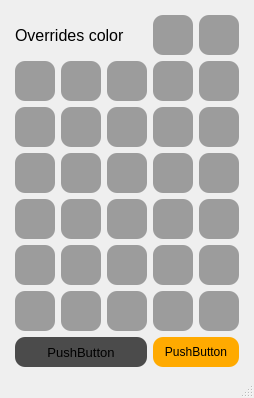
<?xml version="1.0" encoding="UTF-8"?>
<ui version="4.0">
 <class>MainWindow</class>
 <widget class="QMainWindow" name="MainWindow">
  <property name="geometry">
   <rect>
    <x>0</x>
    <y>0</y>
    <width>254</width>
    <height>398</height>
   </rect>
  </property>
  <property name="maximumSize">
   <size>
    <width>254</width>
    <height>398</height>
   </size>
  </property>
  <property name="windowTitle">
   <string>MainWindow</string>
  </property>
  <property name="styleSheet">
   <string notr="true">QPushButton{
	border-radius:10px;
}</string>
  </property>
  <widget class="QWidget" name="centralwidget">
   <layout class="QGridLayout" name="gridLayout">
    <item row="2" column="4">
     <widget class="QPushButton" name="color_6">
      <property name="minimumSize">
       <size>
        <width>40</width>
        <height>40</height>
       </size>
      </property>
      <property name="maximumSize">
       <size>
        <width>40</width>
        <height>40</height>
       </size>
      </property>
      <property name="sizeIncrement">
       <size>
        <width>0</width>
        <height>0</height>
       </size>
      </property>
      <property name="styleSheet">
       <string notr="true">background-color: rgb(156, 156, 156);</string>
      </property>
      <property name="text">
       <string/>
      </property>
     </widget>
    </item>
    <item row="0" column="5">
     <spacer name="verticalSpacer_2">
      <property name="orientation">
       <enum>Qt::Vertical</enum>
      </property>
      <property name="sizeHint" stdset="0">
       <size>
        <width>20</width>
        <height>40</height>
       </size>
      </property>
     </spacer>
    </item>
    <item row="3" column="5">
     <widget class="QPushButton" name="color_150">
      <property name="minimumSize">
       <size>
        <width>40</width>
        <height>40</height>
       </size>
      </property>
      <property name="maximumSize">
       <size>
        <width>40</width>
        <height>40</height>
       </size>
      </property>
      <property name="sizeIncrement">
       <size>
        <width>0</width>
        <height>0</height>
       </size>
      </property>
      <property name="styleSheet">
       <string notr="true">background-color: rgb(156, 156, 156);</string>
      </property>
      <property name="text">
       <string/>
      </property>
     </widget>
    </item>
    <item row="4" column="0">
     <spacer name="horizontalSpacer">
      <property name="orientation">
       <enum>Qt::Horizontal</enum>
      </property>
      <property name="sizeHint" stdset="0">
       <size>
        <width>40</width>
        <height>20</height>
       </size>
      </property>
     </spacer>
    </item>
    <item row="4" column="1">
     <widget class="QPushButton" name="color_160">
      <property name="minimumSize">
       <size>
        <width>40</width>
        <height>40</height>
       </size>
      </property>
      <property name="maximumSize">
       <size>
        <width>40</width>
        <height>40</height>
       </size>
      </property>
      <property name="sizeIncrement">
       <size>
        <width>0</width>
        <height>0</height>
       </size>
      </property>
      <property name="styleSheet">
       <string notr="true">background-color: rgb(156, 156, 156);</string>
      </property>
      <property name="text">
       <string/>
      </property>
     </widget>
    </item>
    <item row="3" column="4">
     <widget class="QPushButton" name="color_900">
      <property name="minimumSize">
       <size>
        <width>40</width>
        <height>40</height>
       </size>
      </property>
      <property name="maximumSize">
       <size>
        <width>40</width>
        <height>40</height>
       </size>
      </property>
      <property name="sizeIncrement">
       <size>
        <width>0</width>
        <height>0</height>
       </size>
      </property>
      <property name="styleSheet">
       <string notr="true">background-color: rgb(156, 156, 156);</string>
      </property>
      <property name="text">
       <string/>
      </property>
     </widget>
    </item>
    <item row="2" column="2">
     <widget class="QPushButton" name="color_4">
      <property name="minimumSize">
       <size>
        <width>40</width>
        <height>40</height>
       </size>
      </property>
      <property name="maximumSize">
       <size>
        <width>40</width>
        <height>40</height>
       </size>
      </property>
      <property name="sizeIncrement">
       <size>
        <width>0</width>
        <height>0</height>
       </size>
      </property>
      <property name="styleSheet">
       <string notr="true">background-color: rgb(156, 156, 156);</string>
      </property>
      <property name="text">
       <string/>
      </property>
     </widget>
    </item>
    <item row="1" column="4">
     <widget class="QPushButton" name="color_1">
      <property name="minimumSize">
       <size>
        <width>40</width>
        <height>40</height>
       </size>
      </property>
      <property name="maximumSize">
       <size>
        <width>40</width>
        <height>40</height>
       </size>
      </property>
      <property name="sizeIncrement">
       <size>
        <width>0</width>
        <height>0</height>
       </size>
      </property>
      <property name="styleSheet">
       <string notr="true">background-color: rgb(156, 156, 156);</string>
      </property>
      <property name="text">
       <string/>
      </property>
     </widget>
    </item>
    <item row="2" column="3">
     <widget class="QPushButton" name="color_5">
      <property name="minimumSize">
       <size>
        <width>40</width>
        <height>40</height>
       </size>
      </property>
      <property name="maximumSize">
       <size>
        <width>40</width>
        <height>40</height>
       </size>
      </property>
      <property name="sizeIncrement">
       <size>
        <width>0</width>
        <height>0</height>
       </size>
      </property>
      <property name="styleSheet">
       <string notr="true">background-color: rgb(156, 156, 156);</string>
      </property>
      <property name="text">
       <string/>
      </property>
     </widget>
    </item>
    <item row="1" column="1" colspan="3">
     <widget class="QLabel" name="label">
      <property name="sizeIncrement">
       <size>
        <width>0</width>
        <height>0</height>
       </size>
      </property>
      <property name="font">
       <font>
        <pointsize>12</pointsize>
       </font>
      </property>
      <property name="text">
       <string>Overrides color</string>
      </property>
     </widget>
    </item>
    <item row="2" column="1">
     <widget class="QPushButton" name="color_3">
      <property name="minimumSize">
       <size>
        <width>40</width>
        <height>40</height>
       </size>
      </property>
      <property name="maximumSize">
       <size>
        <width>40</width>
        <height>40</height>
       </size>
      </property>
      <property name="sizeIncrement">
       <size>
        <width>0</width>
        <height>0</height>
       </size>
      </property>
      <property name="styleSheet">
       <string notr="true">background-color: rgb(156, 156, 156);</string>
      </property>
      <property name="text">
       <string/>
      </property>
     </widget>
    </item>
    <item row="2" column="5">
     <widget class="QPushButton" name="color_7">
      <property name="minimumSize">
       <size>
        <width>40</width>
        <height>40</height>
       </size>
      </property>
      <property name="maximumSize">
       <size>
        <width>40</width>
        <height>40</height>
       </size>
      </property>
      <property name="sizeIncrement">
       <size>
        <width>0</width>
        <height>0</height>
       </size>
      </property>
      <property name="styleSheet">
       <string notr="true">background-color: rgb(156, 156, 156);</string>
      </property>
      <property name="text">
       <string/>
      </property>
     </widget>
    </item>
    <item row="3" column="1">
     <widget class="QPushButton" name="color_8">
      <property name="minimumSize">
       <size>
        <width>40</width>
        <height>40</height>
       </size>
      </property>
      <property name="maximumSize">
       <size>
        <width>40</width>
        <height>40</height>
       </size>
      </property>
      <property name="sizeIncrement">
       <size>
        <width>0</width>
        <height>0</height>
       </size>
      </property>
      <property name="styleSheet">
       <string notr="true">background-color: rgb(156, 156, 156);</string>
      </property>
      <property name="text">
       <string/>
      </property>
     </widget>
    </item>
    <item row="3" column="2">
     <widget class="QPushButton" name="color_700">
      <property name="minimumSize">
       <size>
        <width>40</width>
        <height>40</height>
       </size>
      </property>
      <property name="maximumSize">
       <size>
        <width>40</width>
        <height>40</height>
       </size>
      </property>
      <property name="sizeIncrement">
       <size>
        <width>0</width>
        <height>0</height>
       </size>
      </property>
      <property name="styleSheet">
       <string notr="true">background-color: rgb(156, 156, 156);</string>
      </property>
      <property name="text">
       <string/>
      </property>
     </widget>
    </item>
    <item row="3" column="3">
     <widget class="QPushButton" name="color_800">
      <property name="minimumSize">
       <size>
        <width>40</width>
        <height>40</height>
       </size>
      </property>
      <property name="maximumSize">
       <size>
        <width>40</width>
        <height>40</height>
       </size>
      </property>
      <property name="sizeIncrement">
       <size>
        <width>0</width>
        <height>0</height>
       </size>
      </property>
      <property name="styleSheet">
       <string notr="true">background-color: rgb(156, 156, 156);</string>
      </property>
      <property name="text">
       <string/>
      </property>
     </widget>
    </item>
    <item row="5" column="2">
     <widget class="QPushButton" name="color_170">
      <property name="minimumSize">
       <size>
        <width>40</width>
        <height>40</height>
       </size>
      </property>
      <property name="maximumSize">
       <size>
        <width>40</width>
        <height>40</height>
       </size>
      </property>
      <property name="sizeIncrement">
       <size>
        <width>0</width>
        <height>0</height>
       </size>
      </property>
      <property name="styleSheet">
       <string notr="true">background-color: rgb(156, 156, 156);</string>
      </property>
      <property name="text">
       <string/>
      </property>
     </widget>
    </item>
    <item row="4" column="4">
     <widget class="QPushButton" name="color_140">
      <property name="minimumSize">
       <size>
        <width>40</width>
        <height>40</height>
       </size>
      </property>
      <property name="maximumSize">
       <size>
        <width>40</width>
        <height>40</height>
       </size>
      </property>
      <property name="sizeIncrement">
       <size>
        <width>0</width>
        <height>0</height>
       </size>
      </property>
      <property name="styleSheet">
       <string notr="true">background-color: rgb(156, 156, 156);</string>
      </property>
      <property name="text">
       <string/>
      </property>
     </widget>
    </item>
    <item row="5" column="3">
     <widget class="QPushButton" name="color_180">
      <property name="minimumSize">
       <size>
        <width>40</width>
        <height>40</height>
       </size>
      </property>
      <property name="maximumSize">
       <size>
        <width>40</width>
        <height>40</height>
       </size>
      </property>
      <property name="sizeIncrement">
       <size>
        <width>0</width>
        <height>0</height>
       </size>
      </property>
      <property name="styleSheet">
       <string notr="true">background-color: rgb(156, 156, 156);</string>
      </property>
      <property name="text">
       <string/>
      </property>
     </widget>
    </item>
    <item row="4" column="5">
     <widget class="QPushButton" name="color_500">
      <property name="minimumSize">
       <size>
        <width>40</width>
        <height>40</height>
       </size>
      </property>
      <property name="maximumSize">
       <size>
        <width>40</width>
        <height>40</height>
       </size>
      </property>
      <property name="sizeIncrement">
       <size>
        <width>0</width>
        <height>0</height>
       </size>
      </property>
      <property name="styleSheet">
       <string notr="true">background-color: rgb(156, 156, 156);</string>
      </property>
      <property name="text">
       <string/>
      </property>
     </widget>
    </item>
    <item row="4" column="2">
     <widget class="QPushButton" name="color_120">
      <property name="minimumSize">
       <size>
        <width>40</width>
        <height>40</height>
       </size>
      </property>
      <property name="maximumSize">
       <size>
        <width>40</width>
        <height>40</height>
       </size>
      </property>
      <property name="sizeIncrement">
       <size>
        <width>0</width>
        <height>0</height>
       </size>
      </property>
      <property name="styleSheet">
       <string notr="true">background-color: rgb(156, 156, 156);</string>
      </property>
      <property name="text">
       <string/>
      </property>
     </widget>
    </item>
    <item row="4" column="6">
     <spacer name="horizontalSpacer_2">
      <property name="orientation">
       <enum>Qt::Horizontal</enum>
      </property>
      <property name="sizeHint" stdset="0">
       <size>
        <width>40</width>
        <height>20</height>
       </size>
      </property>
     </spacer>
    </item>
    <item row="4" column="3">
     <widget class="QPushButton" name="color_130">
      <property name="minimumSize">
       <size>
        <width>40</width>
        <height>40</height>
       </size>
      </property>
      <property name="maximumSize">
       <size>
        <width>40</width>
        <height>40</height>
       </size>
      </property>
      <property name="sizeIncrement">
       <size>
        <width>0</width>
        <height>0</height>
       </size>
      </property>
      <property name="styleSheet">
       <string notr="true">background-color: rgb(156, 156, 156);</string>
      </property>
      <property name="text">
       <string/>
      </property>
     </widget>
    </item>
    <item row="5" column="1">
     <widget class="QPushButton" name="color_380">
      <property name="minimumSize">
       <size>
        <width>40</width>
        <height>40</height>
       </size>
      </property>
      <property name="maximumSize">
       <size>
        <width>40</width>
        <height>40</height>
       </size>
      </property>
      <property name="sizeIncrement">
       <size>
        <width>0</width>
        <height>0</height>
       </size>
      </property>
      <property name="styleSheet">
       <string notr="true">background-color: rgb(156, 156, 156);</string>
      </property>
      <property name="text">
       <string/>
      </property>
     </widget>
    </item>
    <item row="6" column="3">
     <widget class="QPushButton" name="color_401">
      <property name="minimumSize">
       <size>
        <width>40</width>
        <height>40</height>
       </size>
      </property>
      <property name="maximumSize">
       <size>
        <width>40</width>
        <height>40</height>
       </size>
      </property>
      <property name="sizeIncrement">
       <size>
        <width>0</width>
        <height>0</height>
       </size>
      </property>
      <property name="styleSheet">
       <string notr="true">background-color: rgb(156, 156, 156);</string>
      </property>
      <property name="text">
       <string/>
      </property>
     </widget>
    </item>
    <item row="5" column="5">
     <widget class="QPushButton" name="color_540">
      <property name="minimumSize">
       <size>
        <width>40</width>
        <height>40</height>
       </size>
      </property>
      <property name="maximumSize">
       <size>
        <width>40</width>
        <height>40</height>
       </size>
      </property>
      <property name="sizeIncrement">
       <size>
        <width>0</width>
        <height>0</height>
       </size>
      </property>
      <property name="styleSheet">
       <string notr="true">background-color: rgb(156, 156, 156);</string>
      </property>
      <property name="text">
       <string/>
      </property>
     </widget>
    </item>
    <item row="6" column="5">
     <widget class="QPushButton" name="color_550">
      <property name="minimumSize">
       <size>
        <width>40</width>
        <height>40</height>
       </size>
      </property>
      <property name="maximumSize">
       <size>
        <width>40</width>
        <height>40</height>
       </size>
      </property>
      <property name="sizeIncrement">
       <size>
        <width>0</width>
        <height>0</height>
       </size>
      </property>
      <property name="styleSheet">
       <string notr="true">background-color: rgb(156, 156, 156);</string>
      </property>
      <property name="text">
       <string/>
      </property>
     </widget>
    </item>
    <item row="7" column="2">
     <widget class="QPushButton" name="color_420">
      <property name="minimumSize">
       <size>
        <width>40</width>
        <height>40</height>
       </size>
      </property>
      <property name="maximumSize">
       <size>
        <width>40</width>
        <height>40</height>
       </size>
      </property>
      <property name="sizeIncrement">
       <size>
        <width>0</width>
        <height>0</height>
       </size>
      </property>
      <property name="styleSheet">
       <string notr="true">background-color: rgb(156, 156, 156);</string>
      </property>
      <property name="text">
       <string/>
      </property>
     </widget>
    </item>
    <item row="6" column="2">
     <widget class="QPushButton" name="color_390">
      <property name="minimumSize">
       <size>
        <width>40</width>
        <height>40</height>
       </size>
      </property>
      <property name="maximumSize">
       <size>
        <width>40</width>
        <height>40</height>
       </size>
      </property>
      <property name="sizeIncrement">
       <size>
        <width>0</width>
        <height>0</height>
       </size>
      </property>
      <property name="styleSheet">
       <string notr="true">background-color: rgb(156, 156, 156);</string>
      </property>
      <property name="text">
       <string/>
      </property>
     </widget>
    </item>
    <item row="7" column="4">
     <widget class="QPushButton" name="color_3300">
      <property name="minimumSize">
       <size>
        <width>40</width>
        <height>40</height>
       </size>
      </property>
      <property name="maximumSize">
       <size>
        <width>40</width>
        <height>40</height>
       </size>
      </property>
      <property name="sizeIncrement">
       <size>
        <width>0</width>
        <height>0</height>
       </size>
      </property>
      <property name="styleSheet">
       <string notr="true">background-color: rgb(156, 156, 156);</string>
      </property>
      <property name="text">
       <string/>
      </property>
     </widget>
    </item>
    <item row="6" column="1">
     <widget class="QPushButton" name="color_430">
      <property name="minimumSize">
       <size>
        <width>40</width>
        <height>40</height>
       </size>
      </property>
      <property name="maximumSize">
       <size>
        <width>40</width>
        <height>40</height>
       </size>
      </property>
      <property name="sizeIncrement">
       <size>
        <width>0</width>
        <height>0</height>
       </size>
      </property>
      <property name="styleSheet">
       <string notr="true">background-color: rgb(156, 156, 156);</string>
      </property>
      <property name="text">
       <string/>
      </property>
     </widget>
    </item>
    <item row="7" column="3">
     <widget class="QPushButton" name="color_410">
      <property name="minimumSize">
       <size>
        <width>40</width>
        <height>40</height>
       </size>
      </property>
      <property name="maximumSize">
       <size>
        <width>40</width>
        <height>40</height>
       </size>
      </property>
      <property name="sizeIncrement">
       <size>
        <width>0</width>
        <height>0</height>
       </size>
      </property>
      <property name="styleSheet">
       <string notr="true">background-color: rgb(156, 156, 156);</string>
      </property>
      <property name="text">
       <string/>
      </property>
     </widget>
    </item>
    <item row="6" column="4">
     <widget class="QPushButton" name="color_370">
      <property name="minimumSize">
       <size>
        <width>40</width>
        <height>40</height>
       </size>
      </property>
      <property name="maximumSize">
       <size>
        <width>40</width>
        <height>40</height>
       </size>
      </property>
      <property name="sizeIncrement">
       <size>
        <width>0</width>
        <height>0</height>
       </size>
      </property>
      <property name="styleSheet">
       <string notr="true">background-color: rgb(156, 156, 156);</string>
      </property>
      <property name="text">
       <string/>
      </property>
     </widget>
    </item>
    <item row="7" column="1">
     <widget class="QPushButton" name="color_360">
      <property name="minimumSize">
       <size>
        <width>40</width>
        <height>40</height>
       </size>
      </property>
      <property name="maximumSize">
       <size>
        <width>40</width>
        <height>40</height>
       </size>
      </property>
      <property name="sizeIncrement">
       <size>
        <width>0</width>
        <height>0</height>
       </size>
      </property>
      <property name="styleSheet">
       <string notr="true">background-color: rgb(156, 156, 156);</string>
      </property>
      <property name="text">
       <string/>
      </property>
     </widget>
    </item>
    <item row="7" column="5">
     <widget class="QPushButton" name="color_3200">
      <property name="minimumSize">
       <size>
        <width>40</width>
        <height>40</height>
       </size>
      </property>
      <property name="maximumSize">
       <size>
        <width>40</width>
        <height>40</height>
       </size>
      </property>
      <property name="sizeIncrement">
       <size>
        <width>0</width>
        <height>0</height>
       </size>
      </property>
      <property name="styleSheet">
       <string notr="true">background-color: rgb(156, 156, 156);</string>
      </property>
      <property name="text">
       <string/>
      </property>
     </widget>
    </item>
    <item row="5" column="4">
     <widget class="QPushButton" name="color_310">
      <property name="minimumSize">
       <size>
        <width>40</width>
        <height>40</height>
       </size>
      </property>
      <property name="maximumSize">
       <size>
        <width>40</width>
        <height>40</height>
       </size>
      </property>
      <property name="sizeIncrement">
       <size>
        <width>0</width>
        <height>0</height>
       </size>
      </property>
      <property name="styleSheet">
       <string notr="true">background-color: rgb(156, 156, 156);</string>
      </property>
      <property name="text">
       <string/>
      </property>
     </widget>
    </item>
    <item row="8" column="1" colspan="3">
     <widget class="QPushButton" name="pushButton">
      <property name="minimumSize">
       <size>
        <width>75</width>
        <height>30</height>
       </size>
      </property>
      <property name="font">
       <font>
        <pointsize>10</pointsize>
       </font>
      </property>
      <property name="styleSheet">
       <string notr="true">background-color: rgb(75, 75, 75);</string>
      </property>
      <property name="text">
       <string>PushButton</string>
      </property>
     </widget>
    </item>
    <item row="8" column="4" colspan="2">
     <widget class="QPushButton" name="pushButton_2">
      <property name="minimumSize">
       <size>
        <width>75</width>
        <height>30</height>
       </size>
      </property>
      <property name="styleSheet">
       <string notr="true">background-color: rgb(255, 170, 0);</string>
      </property>
      <property name="text">
       <string>PushButton</string>
      </property>
     </widget>
    </item>
    <item row="1" column="5">
     <widget class="QPushButton" name="color_2">
      <property name="minimumSize">
       <size>
        <width>40</width>
        <height>40</height>
       </size>
      </property>
      <property name="maximumSize">
       <size>
        <width>40</width>
        <height>40</height>
       </size>
      </property>
      <property name="sizeIncrement">
       <size>
        <width>0</width>
        <height>0</height>
       </size>
      </property>
      <property name="styleSheet">
       <string notr="true">background-color: rgb(156, 156, 156);</string>
      </property>
      <property name="text">
       <string/>
      </property>
     </widget>
    </item>
   </layout>
  </widget>
  <widget class="QStatusBar" name="statusbar"/>
 </widget>
 <resources/>
 <connections/>
</ui>
